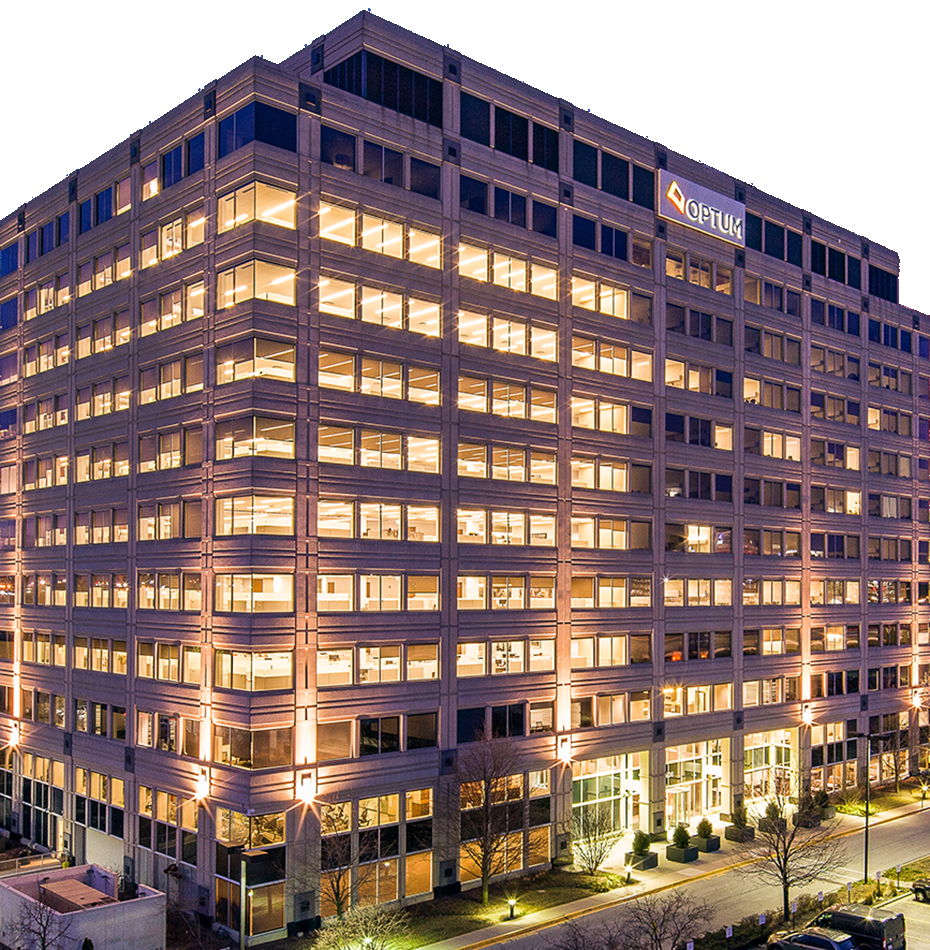
#> input picture windy.png, 930 x 950 px
$ python cv_rectifying_test.py
#> lines starting #> are read from the running program, lines starting #| are printed output that depends on the picture
import numpy as np
import cv2

# Load an color image in grayscale
img = cv2.imread('windy.png',0)
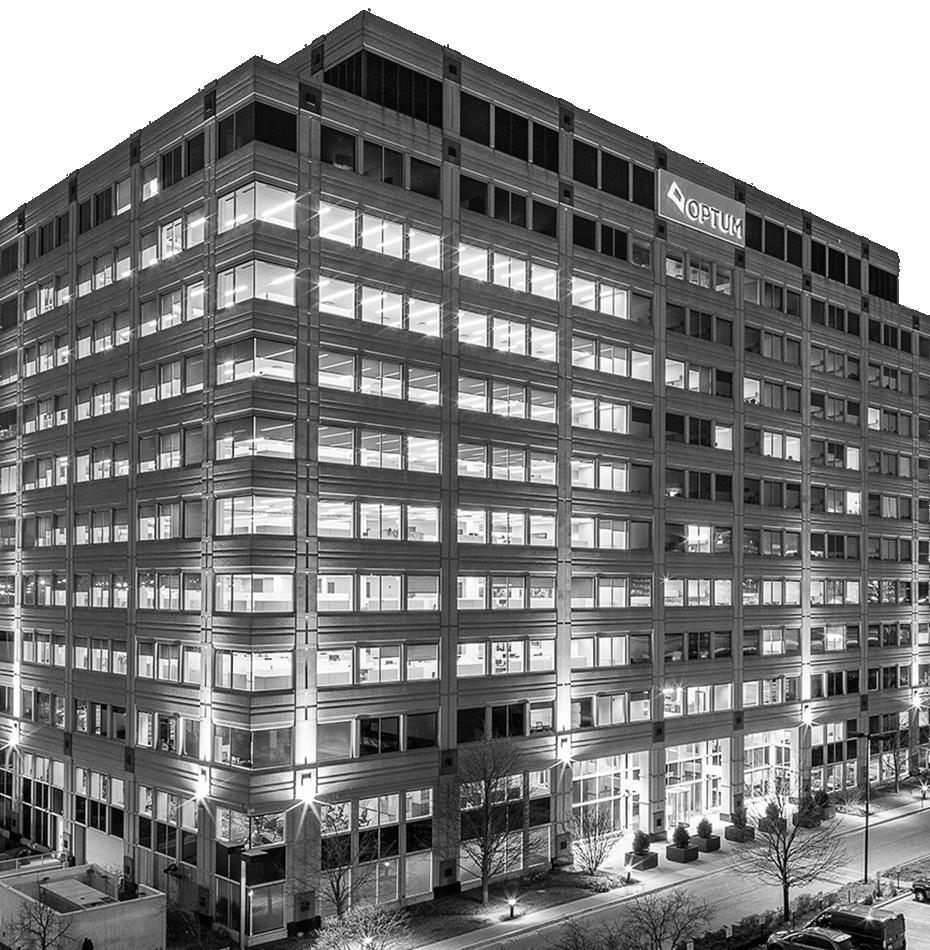
#> img: shape (950, 930); min 0, max 255, mean 128

#cv2.waitKey(0)
#cv2.destroyAllWindows()

lines = []
coords = []
i = 0

# mouse callback function
def mouse_callback(event,x,y,flags,param):
    global i, coords, lines
    if event == cv2.EVENT_LBUTTONDOWN:
        print(x,y)
        cv2.circle(img, (x,y), 5, (0,255,0), -1)
        if len(lines) < 4:
            if i % 2 == 0:
                print("Select second point to complete the line")
                coords = [x,y,1]
            if i % 2 == 1:
                print("Line added")
                #l_coords = np.array(list((x-y for x,y in zip((x,y), coords))))
                print(f'coords: {coords}')
                l_coords = cross_product([[x,y,1], coords])
                l_coords = np.reshape(l_coords, (1, 3))
                print(f'lcoords before normalization: {l_coords}')
                #l_coords[0,0] //= l_coords[0,2]
                #l_coords[0,1] //= l_coords[0,2]
                #l_coords[0,2] //= l_coords[0,2]
                #l_coords[0,2] = 1
                print(f'lcoords after normalization: {l_coords}')
                lines.append(l_coords)
                print(lines)
            i += 1

def cross_product(lines):
    return np.cross(lines[0], lines[1])


w, h = 1024, 768
cv2.namedWindow('image', cv2.WINDOW_NORMAL) # Can be resized
#cv2.resizeWindow('image', w, h) #Reasonable size window
cv2.setMouseCallback('image', mouse_callback) #Mouse callback
while True:
    cv2.imshow('image', img)
    k = cv2.waitKey(0) & 0xFF
#> (key Esc is pressed here)
    if k == 113:
        break
    vp1 = cross_product([lines[0], lines[1]]) if len(lines) == 4 else None
    vp2 = cross_product([lines[2], lines[3]]) if len(lines) == 4 else None
    vp_line = cross_product([vp1, vp2]) if len(lines) == 4 else None
    print(vp_line)
    if vp_line is not None:
        scale = 1
        #vp1, vp2 = vp[0,0]//(vp[0,2]*scale), vp[0,1]//(vp[0,2]*scale)
        #cv2.circle(img,(vp1, vp2), 10, (0,255,0), -1)
        H = np.identity(3)
        H[2,0], H[2,1] = vp_line[0, 0] / vp_line[0, 2], vp_line[0, 1] / vp_line[0, 2]
        print(H)
        img = cv2.warpPerspective(img, H, (img.shape[1], img.shape[0]))

cv2.destroyAllWindows()
